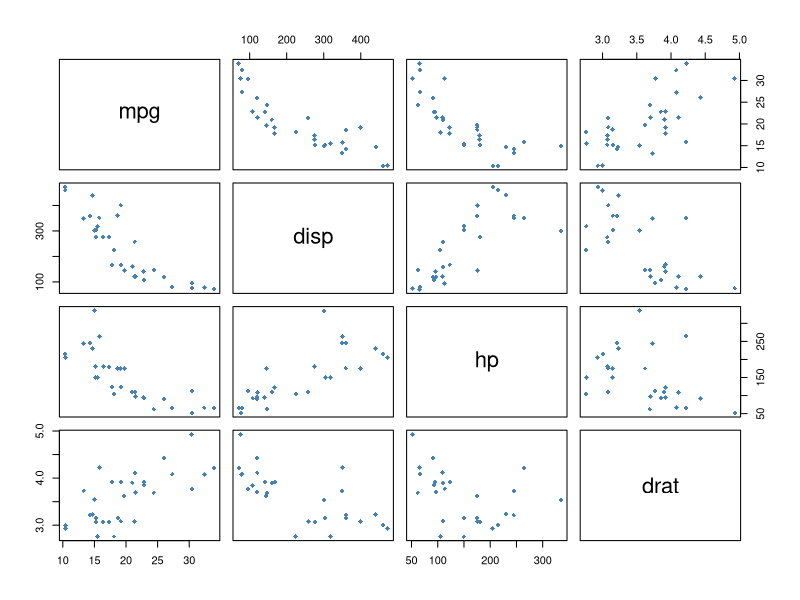

The R source for this figure:
### Multilinear regression
library(tidyverse)
library(ggplot2)

#view first six lines of mtcars
head(mtcars)
#create new data frame that contains only the variables we would like to use to
data <- mtcars[ , c("mpg", "disp", "hp", "drat")]

#view first six rows of new data frame
head(data)
#Examining the Data
#Before we fit the model, we can examine the data to gain a 
#better understanding of it and also visually assess whether or 
#not multiple linear regression could be a good model to fit to this data.
#To do so, we can use the pairs() function to create a scatterplot 
#of every possible pair of variables:
  
  pairs(data, pch = 18, col = "steelblue")
  